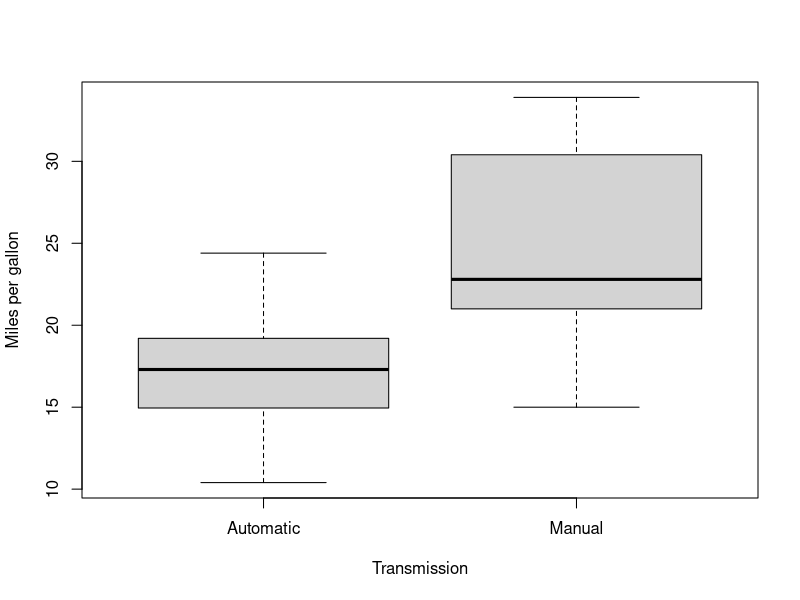
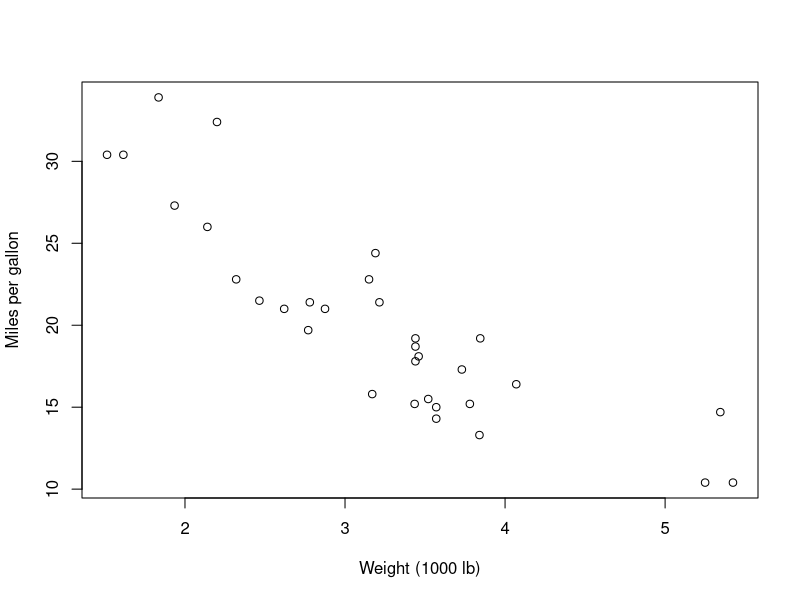
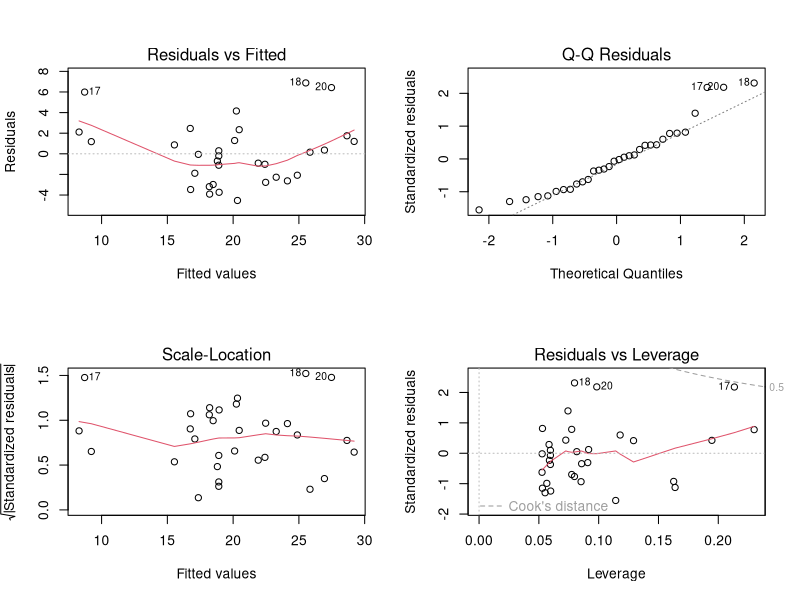

R code for these plots, in order:
# Statistical analysis of mtcars
# The analysis uses only base R functions.

options(stringsAsFactors = FALSE)

# Read the included CSV. It was exported from R's built-in mtcars dataset.
cars <- read.csv("data/mtcars.csv", stringsAsFactors = FALSE)
cars$transmission <- factor(cars$am,
  levels = c(0, 1),
  labels = c("Automatic", "Manual"))
cars$weight_1000lb <- cars$wt

analysis <- cars[, c("model", "mpg", "transmission", "weight_1000lb")]
analysis <- analysis[complete.cases(analysis), ]
analysis <- analysis[!duplicated(analysis), ]

# Main analysis uses all 32 available rows because the dataset is small.
# This is an optional reproducible 80 percent sampling check only.
set.seed(17)
sample_rows <- sample(seq_len(nrow(analysis)),
  size = floor(0.80 * nrow(analysis)))
sample_check <- analysis[sample_rows, ]

# Descriptive statistics and plots.
aggregate(mpg ~ transmission, data = analysis,
  FUN = function(x) c(n = length(x), mean = mean(x),
  sd = sd(x), median = median(x)))
boxplot(mpg ~ transmission, data = analysis,
  ylab = "Miles per gallon", xlab = "Transmission")
plot(analysis$weight_1000lb, analysis$mpg,
  xlab = "Weight (1000 lb)", ylab = "Miles per gallon")

# Assumption checks for the group comparison.
by(analysis$mpg, analysis$transmission, shapiro.test)
var.test(mpg ~ transmission, data = analysis)

# Welch two sample t test. This does not assume equal variances.
welch_test <- t.test(mpg ~ transmission, data = analysis,
  var.equal = FALSE, conf.level = 0.95)
welch_test

# Multiple linear regression controls for vehicle weight.
fit <- lm(mpg ~ weight_1000lb + transmission, data = analysis)
summary(fit)
confint(fit, level = 0.95)

# Regression diagnostics.
par(mfrow = c(2, 2))
plot(fit)
shapiro.test(residuals(fit))
